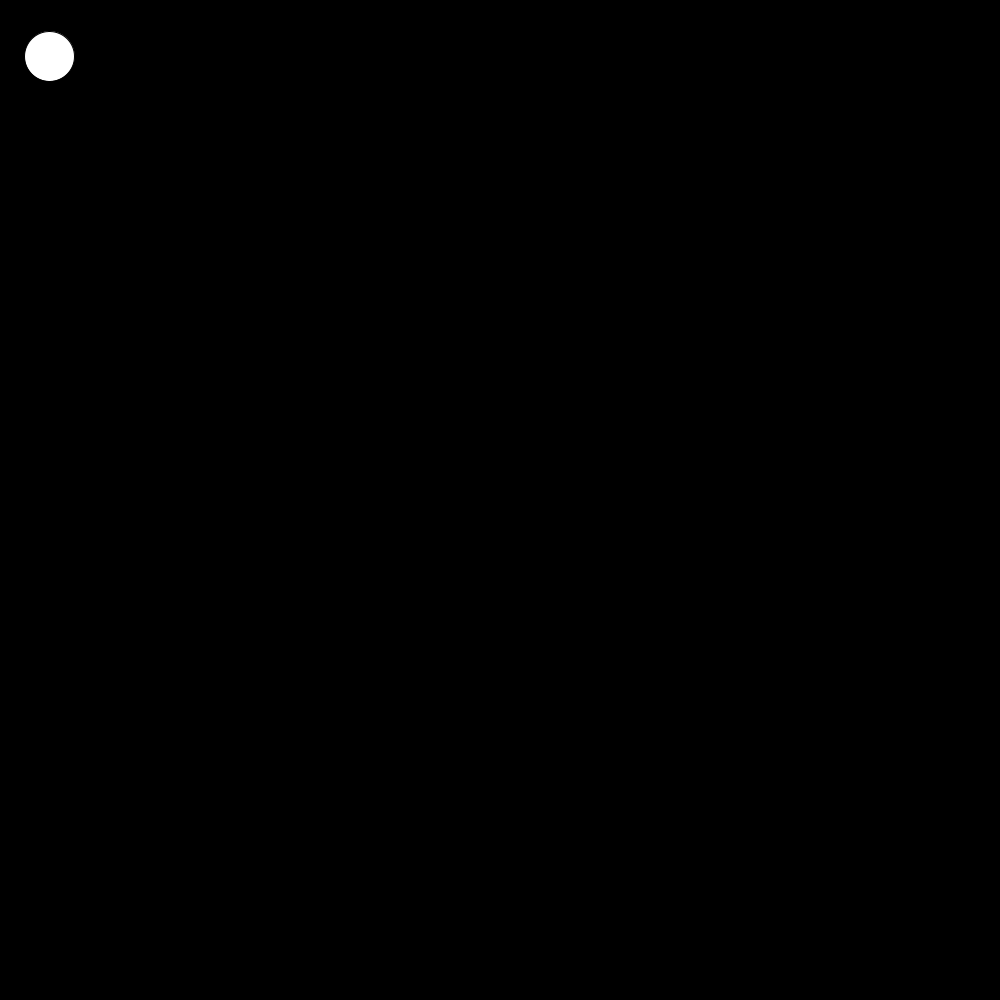
Frame 1 (no input)
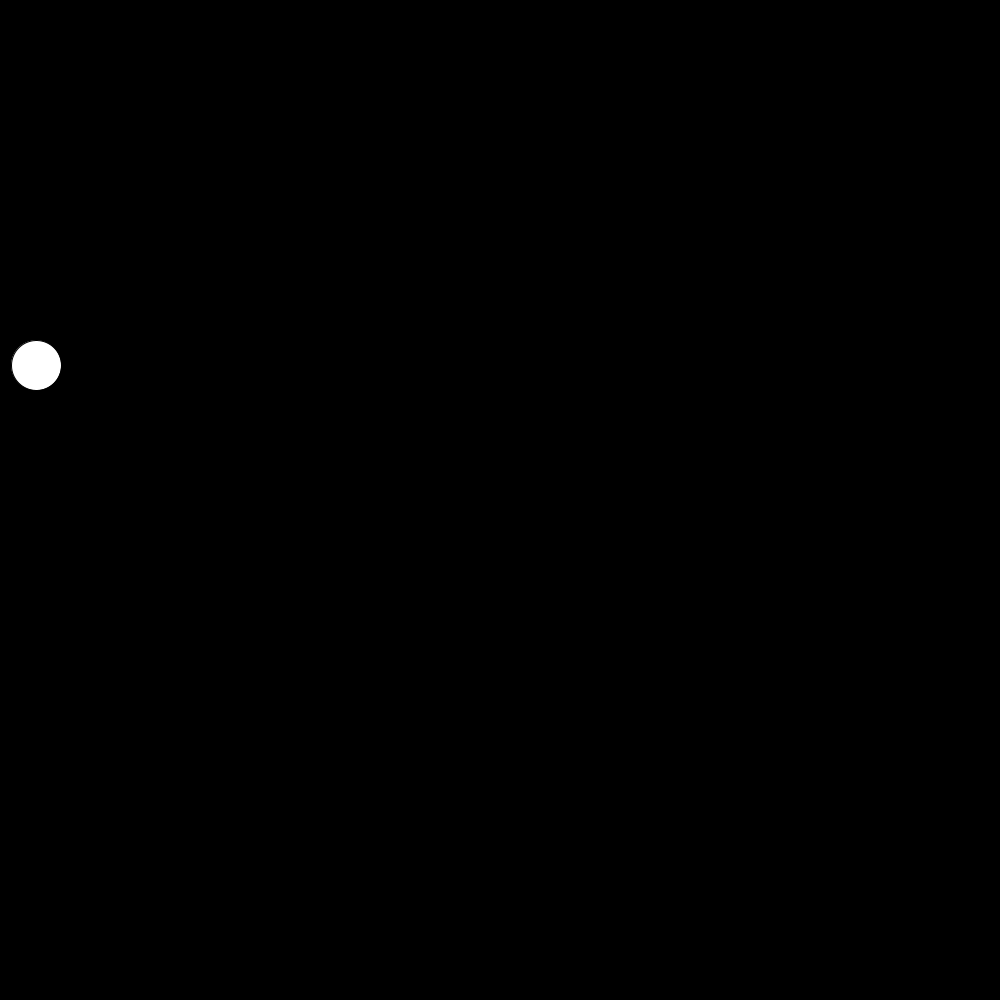
Frame 60 (the mouse pressed at the canvas centre just before this capture)
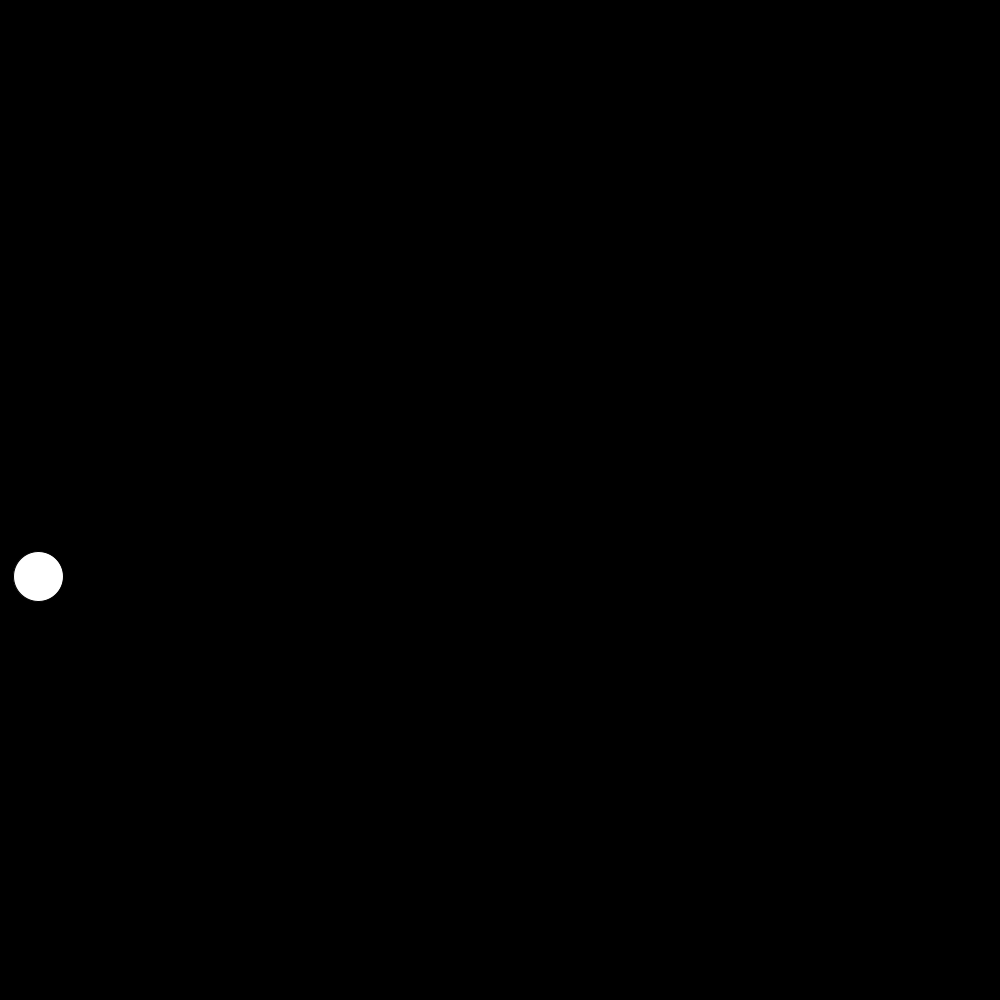
Frame 120 (the mouse held since frame 60 and released just before this capture)

The Processing sketch that drew these frames (run headless with seeded random() and noise(); from frame 60 on, the mouse is pressed at the canvas centre):

// Processing sketch: Trayectoria_Curva
// ── Trayectoria_Curva.pde
PVector P0, P1, P2, P3;
PVector C0, C1, C2, C3;
float u;

void setup(){
  size(1000,1000);
  P0 = new PVector(50,50,0);
  P1 = new PVector(150,700,0);
  P2 = new PVector(500,150,0);
  P3 = new PVector(800,850,0);
  C0 = new PVector(0,0,0);
  C1 = new PVector(0,0,0);
  C2 = new PVector(0,0,0);
  C3 = new PVector(0,0,0);
  C0.x = P0.x;
  C1.x = -5.5 * P0.x + 9 * P1.x - 4.5 * P2.x + P3.x;
  C2.x = 9 * P0.x - 22.5 * P1.x + 18 * P2.x - 4.5 * P3.x;
  C3.x = -4.5 * P0.x + 13.5*P1.x - 13.5 * P2.x + 4.5 * P3.x;
  
  C0.y = P0.y;
  C1.y = -5.5 * P0.y + 9 * P1.y - 4.5 * P2.y + P3.y;
  C2.y = 9 * P0.y - 22.5 * P1.y + 18 * P2.y - 4.5 * P3.y;
  C3.y = -4.5 * P0.y + 13.5*P1.y - 13.5 * P2.y + 4.5 * P3.y; 
  
  u = 0;
}

void draw(){
  background(0);
  fill(255);
  u += 0.001;
  ellipse(C0.x + C1.x * u + C2.x * sq(u) + C3.x * sq(u) * u, C0.y + C1.y * u + C2.y * sq(u) + C3.y * sq(u) * u, 50, 50 );
  if(u > 1) u = 0;
}
